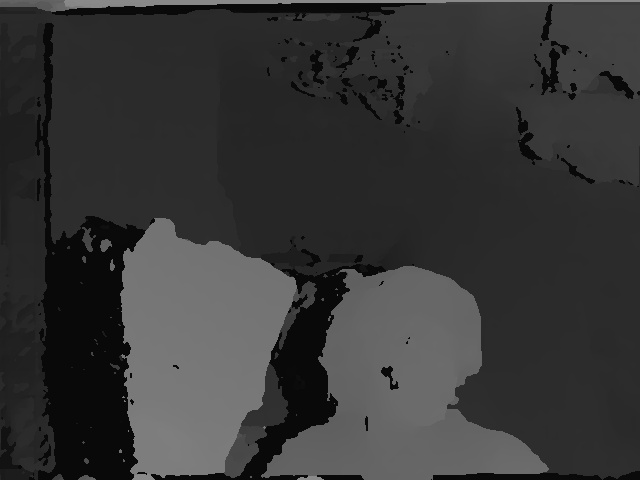
#> input picture code/test_data/disparity_truth.jpg, 640 x 480 px, given in place of %03d.jpeg, which was not available
$ python stereo_camera.py   (Python 2 division)   (older library calls are emulated)
#> lines starting #> are read from the running program, lines starting #| are printed output that depends on the picture; after the words box and inside, x2 and y2 are one past the last pixel; in counts of white or black regions, pixels touching at a corner belong together; pictures that were not available may be replaced by others from this repository, and a replacement may not be noted
### code/stereo_rig_model.py
"""Generate a disparity map and point cloud from a video or images.
"""
import argparse
import cv2
import numpy as np
import StringIO


#############
# CONSTANTS #
#############

# The header for a PLY point cloud
PLY_HEADER = '''ply
format ascii 1.0
element vertex %(vert_num)d
property float x
property float y
property float z
property uchar red
property uchar green
property uchar blue
end_header
'''


###########
# HELPERS #
###########

# [4 lines left out: function _displayDepth, not called in this run]


def _nothing(_):
    pass


def point_cloud(disparity_image, image_left, focal_length):
    """Create a point cloud from a disparity image and a focal length.
        Arguments:
        disparity_image: disparities in pixels.
        image_left: BGR-format left stereo image, to color the points.
        focal_length: the focal length of the stereo camera, in pixels.
        Returns:
        A string containing a PLY point cloud of the 3D locations of the
        pixels, with colors sampled from left_image. You may filter low-
        disparity pixels or noise pixels if you choose.
        """
    h, w = image_left.shape[:2]
    Q = np.float32([[1, 0,  0, w / 2],
                    [0, -1,  0,  h / 2],  # turn points 180 deg around x-axis,
                    [0, 0, focal_length,  0],  # so that y-axis looks up
                    [0, 0,  0,  1]])

    # reproject image points to 3D space, compute the colors
    points = cv2.reprojectImageTo3D(disparity_image, Q)
    colors = cv2.cvtColor(image_left, cv2.COLOR_BGR2RGB)
    mask = disparity_image > disparity_image.min()
    out_points = points[mask]
    out_colors = colors[mask]

    # write PLY string data to StringIO object and return the contents
    cloud = StringIO.StringIO()
    verts = np.hstack([out_points, out_colors])
    cloud.write(PLY_HEADER % dict(vert_num=len(verts)))
    np.savetxt(cloud, verts, '%f %f %f %d %d %d')

    return cloud.getvalue()


def get_stereo_depth(left_video, right_video, args):
    """
    Create a disparity map and point cloud from a series of images.
    Specify a specific frame to generate a disparity map and point cloud from in
    args.
    """
    map_1_left = np.load("test_data/map_1_left.npy")
#> (reads code/test_data/map_1_left.npy from the repository)
    map_2_left = np.load("test_data/map_2_left.npy")
#> (reads code/test_data/map_2_left.npy from the repository)
    map_1_right = np.load("test_data/map_1_right.npy")
#> (reads code/test_data/map_1_right.npy from the repository)
    map_2_right = np.load("test_data/map_2_right.npy")
#> (reads code/test_data/map_2_right.npy from the repository)

    image_selected = False

    # StereoSGBM values
    minDisparity = 10
    numDisparities = 128
    SADWindowSize = 7
    P1 = 8 * 3 ** SADWindowSize
    P2 = 32 * 3 ** SADWindowSize
    disp12MaxDiff = -1

    # Tuner GUI
    cv2.namedWindow('tuner')
    cv2.createTrackbar('minDisparity', 'tuner', minDisparity, 100, _nothing)
    cv2.createTrackbar('numDisparities', 'tuner', numDisparities, 2048, _nothing)
    cv2.createTrackbar('SADWindowSize', 'tuner', SADWindowSize, 19, _nothing)

    # Block matcher
    stereo = cv2.StereoSGBM(minDisparity, numDisparities, SADWindowSize,
                            P1, P2, disp12MaxDiff)

    i = 0

    # Loop through the frames and show their disparity
    # images until one is selected manually
    # by pressing 'q', or until the timer runs out
    ret_left, frame_left_original = left_video.read()
#> frame_left_original is the input picture: shape (480, 640, 3); min 0, max 142, mean 54.4
    ret_right, frame_right_original = right_video.read()
    while ret_left is True and ret_right is True and image_selected is False:
        frame_left_gray = cv2.cvtColor(frame_left_original, cv2.COLOR_BGR2GRAY)
        frame_right_gray = cv2.cvtColor(frame_right_original, cv2.COLOR_BGR2GRAY)

        frame_left_gray_remapped = cv2.remap(frame_left_gray, map_1_left,
                                             map_2_left, cv2.INTER_LINEAR)
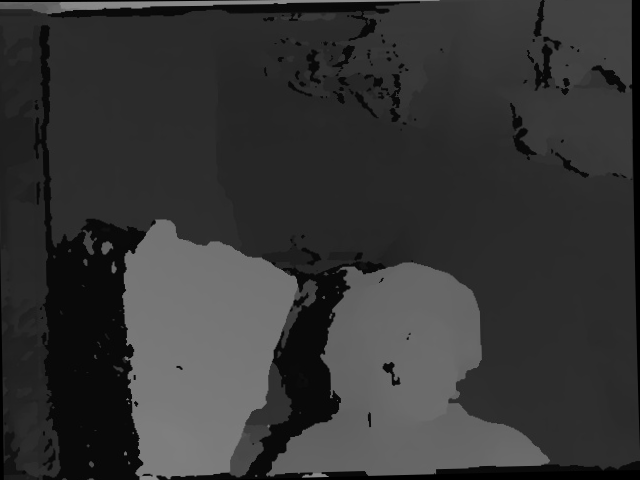
#> frame_left_gray_remapped: shape (480, 640); min 0, max 140, mean 53.3
        frame_right_gray_remapped = cv2.remap(frame_right_gray, map_1_right,
                                              map_2_right, cv2.INTER_LINEAR)
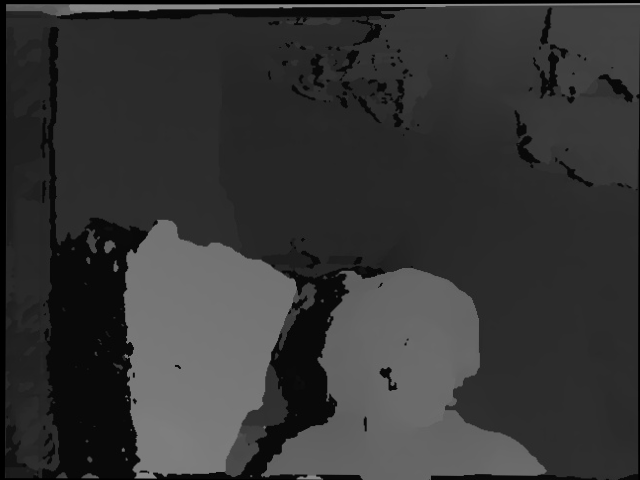
#> frame_right_gray_remapped: shape (480, 640); min 0, max 140, mean 53.3
        frame_left_color_remapped = cv2.remap(frame_left_original,
                                              map_1_left, map_2_left,
                                              cv2.INTER_LINEAR)

        minDisparity = cv2.getTrackbarPos('minDisparity', 'tuner')
        numDisparities = max((cv2.getTrackbarPos('numDisparities', 'tuner') / 16) * 16, 16)
        SADWindowSize = cv2.getTrackbarPos('SADWindowSize', 'tuner')
        P1 = 8 * 3 ** SADWindowSize
        P2 = 32 * 3 ** SADWindowSize

        # Block matcher
        stereo = cv2.StereoSGBM(minDisparity, numDisparities, SADWindowSize,
                                P1, P2, disp12MaxDiff)

        disparity = stereo.compute(frame_left_gray_remapped,
                                   frame_right_gray_remapped).astype(np.float32) / 16
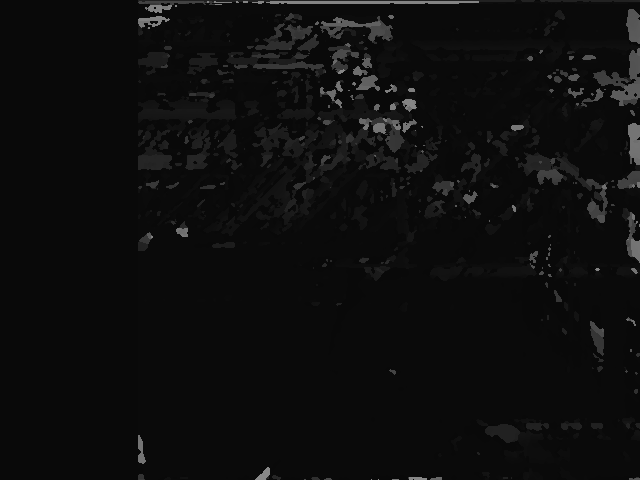
#> disparity: shape (480, 640) float32; min 9, max 137, mean 13.7

        disparity_uint8 = np.uint8(disparity)
        disparity_float32 = np.float32(disparity)
        #_displayDepth('tuner', disparity_float32)
        cv2.imshow('frame_left', frame_left_gray_remapped)
        cv2.imshow('frame_right', frame_right_gray_remapped)
        cv2.imshow('disparity', disparity_uint8)
        k = cv2.waitKey(1) & 0xFF
#> (key q is pressed here)
        if k == ord('q'):
            image_selected = True
        # The timer
        if args["frame"] == i:
            image_selected = True
        i = i + 1
        ret_left, frame_left_original = left_video.read()
        ret_right, frame_right_original = right_video.read()

    cv2.imwrite("test_data/disparity.jpg", disparity)
    pc = point_cloud(disparity_uint8, frame_left_color_remapped, 10)
#> in point_cloud, `points = cv2.reprojectImageTo3D(disparity_image, Q)`:
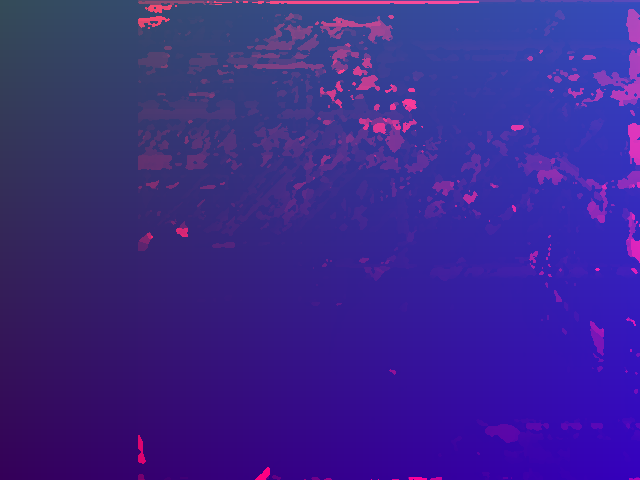
#> points: shape (480, 640, 3) float32; mean of channels 0, 1, 2 639, 0.5, 136.4; drawn with min black and max white
#> in point_cloud, `mask = disparity_image > disparity_image.min()`:
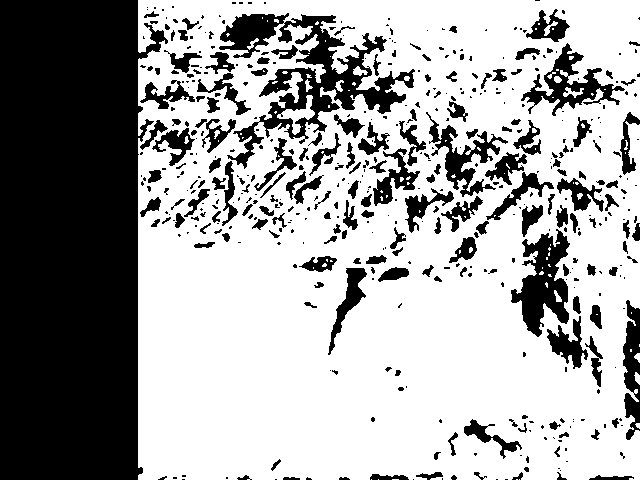
#> mask: shape (480, 640) bool; 64.1% white; 497 black regions (313 under 20 px), largest, box (x1, y1, x2, y2) and area: (0, 0, 168, 480) 66761, (219, 13, 415, 169) 8682, (511, 229, 570, 337) 3250

    # Destroy all windows
    cv2.destroyAllWindows()

    with open(args["filename"], 'w') as f:
        f.write(pc)


########
# MAIN #
########

# [10 lines left out: function main, not called in this run]


# [2 lines that do not run on import are left out]

### code/stereo_camera.py
"""Simple demo of the stereo camera code. Creates disparity map in test_data,
point cloud in current directory."""

import stereo_rig_model as stereo
import cv2

if __name__ == '__main__':
    lvideo = cv2.VideoCapture('test_data/videos/calibrator/left/%03d.jpeg')
    rvideo = cv2.VideoCapture('test_data/videos/calibrator/right/%03d.jpeg')
#> (the run stopped early here; a loop or call above may not have finished)
